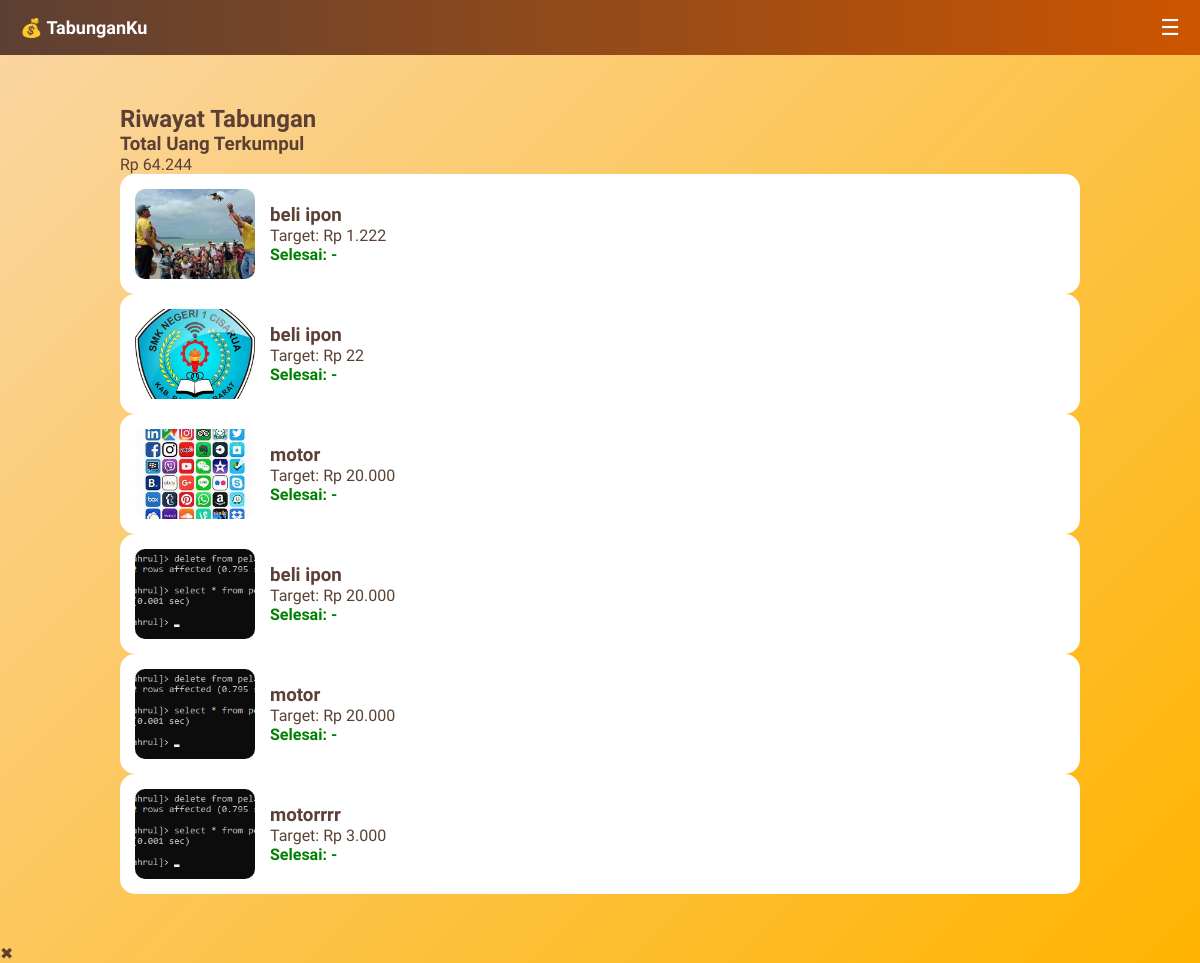
Screenshot of /rencana_tabungan/riwayat.php (signed in) with the database file from the repository.
### tables this page shows
CREATE TABLE `tabungan` (
  `id` int(11) NOT NULL,
  `user_id` int(11) DEFAULT NULL,
  `judul` varchar(100) DEFAULT NULL,
  `foto` varchar(255) DEFAULT NULL,
  `target_nominal` int(11) DEFAULT NULL,
  `target_tanggal` date DEFAULT NULL,
  `status` varchar(20) NOT NULL DEFAULT 'belum',
  `tanggal_mulai` date DEFAULT NULL,
  `updated_at` datetime DEFAULT NULL
);

### rencana_tabungan/riwayat.php (the view, shortened to what this page needs)
<?php
include "config/koneksi.php";
include "layout/header.php";
$user_id = $_SESSION['user_id'];
$total_riwayat = mysqli_fetch_assoc(mysqli_query($conn, "
SELECT SUM(target_nominal) as total
FROM tabungan
WHERE user_id='$user_id' AND status='selesai'
"));
$query = mysqli_query($conn, "
SELECT * FROM tabungan
WHERE user_id='$user_id' AND status='selesai'
ORDER BY updated_at DESC
");
?>
<div class="container">
<h2> Riwayat Tabungan</h2>
<div class="card highlight">
    <h3>Total Uang Terkumpul</h3>
    <p class="total-uang">
        Rp <?= number_format($total_riwayat['total'] ?? 0,0,',','.') ?>
    </p>
</div>
<div class="riwayat-list">
<?php while ($row = mysqli_fetch_assoc($query)) { ?>
<?php
$tanggal = $row['updated_at']
    ? date("d M Y", strtotime($row['updated_at']))
    : "-";
?>
<div class="riwayat-card fade-in">
    <img src="upload/<?= $row['foto'] ?>"
         class="riwayat-img"
         onclick="zoomGambar(this.src)">
    <div class="riwayat-info">
        <h3><?= $row['judul'] ?></h3>
        <p>Target: Rp <?= number_format($row['target_nominal'],0,',','.') ?></p>
        <p class="tanggal">
             Selesai: <?= $tanggal ?>
        </p>
    </div>
</div>
<?php } ?>
</div>
</div>
<div id="imgModal" class="img-modal">
    <span onclick="tutupZoom()">✖</span>
</div>
<?php include "layout/footer.php"; ?>

### rencana_tabungan/layout/header.php (shortened to what this page needs)
<!DOCTYPE html>
<html>
<head>
    <link rel="stylesheet" href="/rencana_tabungan/assets/style.css">
    <link rel="stylesheet" href="https://cdnjs.cloudflare.com/ajax/libs/font-awesome/6.0.0/css/all.min.css">
</head>
<body>
<?php if (isset($_SESSION['user_id'])) { ?>
<div class="navbar">
    <div class="logo">💰 TabunganKu</div>
    <div class="menu-icon" onclick="toggleMenu()">
         &#9776;
    </div>
</div>
<?php } ?>

### rencana_tabungan/layout/footer.php (shortened to what this page needs)
</body>
</html>

### rencana_tabungan/assets/style.css (style rules this page uses)
* { margin: 0; padding: 0; box-sizing: border-box; }
body { font-family: 'Didact Gothic', sans-serif; background: linear-gradient(135deg, #FAD6A5, #FFB400); color: #5C4033; min-height: 100vh; }
.navbar { display: flex; justify-content: space-between; align-items: center; padding: 15px 20px; background: linear-gradient(90deg, #5C4033, #CC5500); color: white; position: sticky; top: 0; z-index: 1000; }
.logo { font-size: 18px; font-weight: bold; }
.menu-icon { font-size: 22px; cursor: pointer; }
.container { max-width: 1000px; margin: 30px auto; padding: 20px; }
.riwayat-card { display: flex; align-items: center; gap: 15px; background: white; padding: 15px; border-radius: 15px; height: 120px; overflow: hidden; }
.riwayat-img { width: 120px; height: 100%; object-fit: cover; border-radius: 10px; }
.riwayat-info { flex: 1; }
.tanggal { color: green; font-weight: bold; }

### rows the page displays
tabungan: foto (picture), judul "beli ipon", target_nominal "1.222", updated_at "-"
tabungan: foto (picture), judul "beli ipon", target_nominal "22", updated_at "-"
tabungan: foto (picture), judul "motor", target_nominal "20.000", updated_at "-"
tabungan: foto (picture), judul "beli ipon", target_nominal "20.000", updated_at "-"
tabungan: foto (picture), judul "motor", target_nominal "20.000", updated_at "-"
tabungan: foto (picture), judul "motorrrr", target_nominal "3.000", updated_at "-"

### other values shown
$total_riwayat['total'] "64.244"
